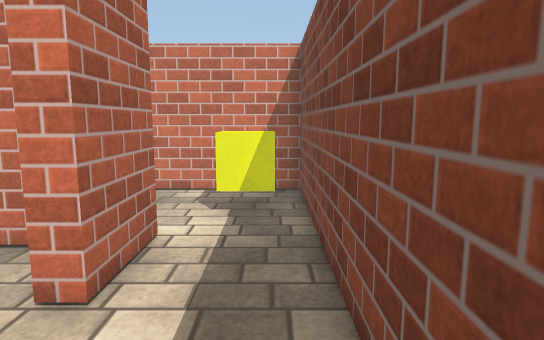
[1] (above)

18 first-person views from a walk through a scene from a Unity 3-D project. The camera is 1.3 m above the floor, tilts 8° down and sees 75° across. The floor is counted in squares, 0.5 m on a side. Each view is taken from the middle of a square. On the plan, view 1 faces up. The plan holds only what a view shows up to about 20 squares ahead; the rest is blank. The player character is not drawn. Surface patterns are stand-ins for the level's own textures.

[2]
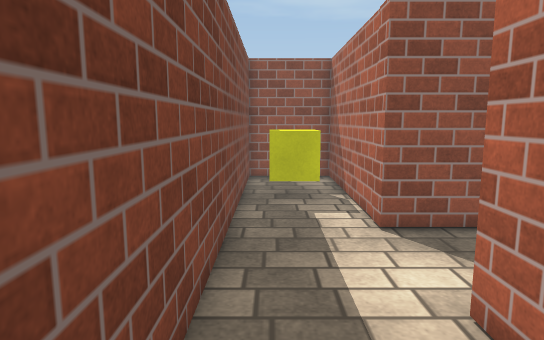

[3]
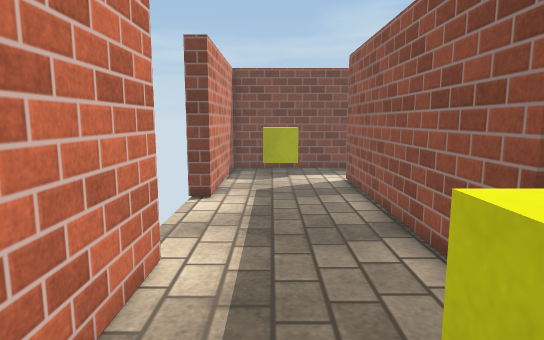

[4]
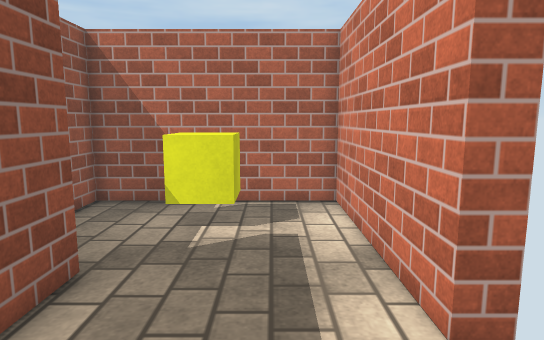

[5]
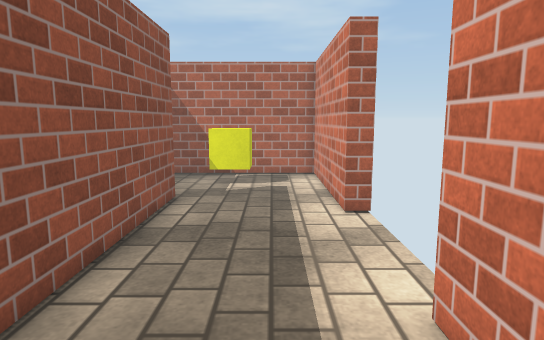

[6]
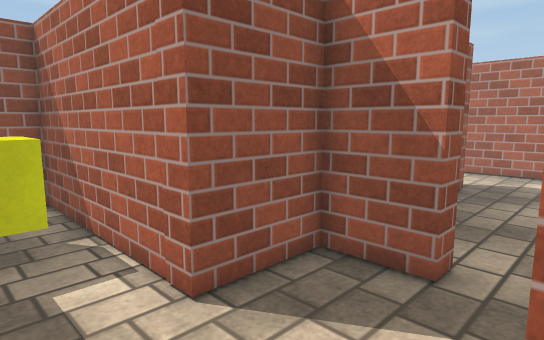

[7]
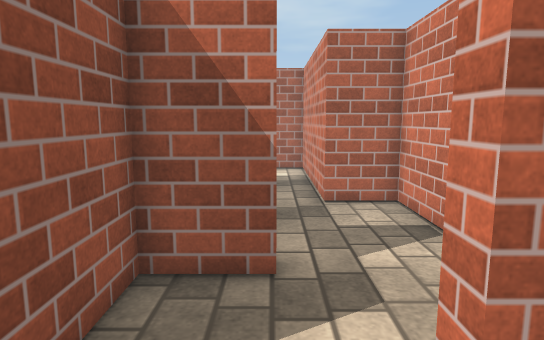

[8]
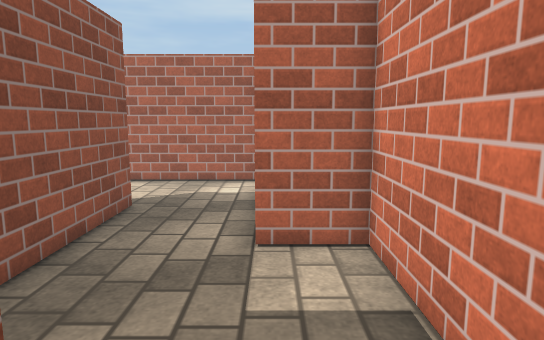

[9]
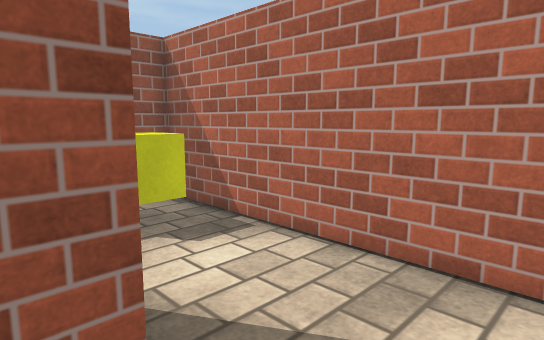

[10]
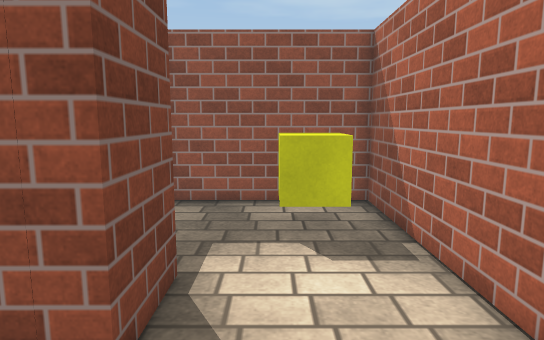

[11]
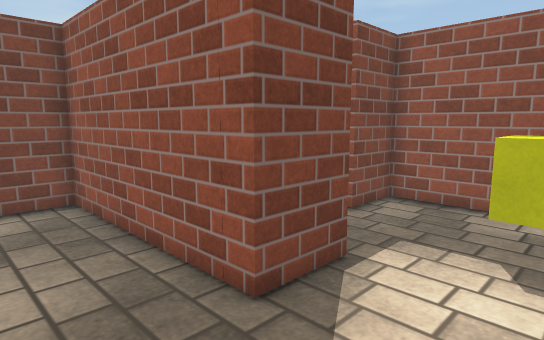

[12]
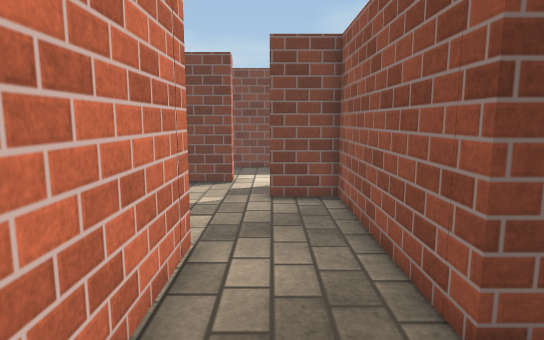

[13]
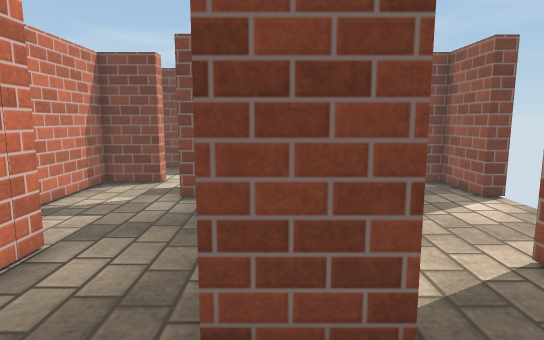

[14]
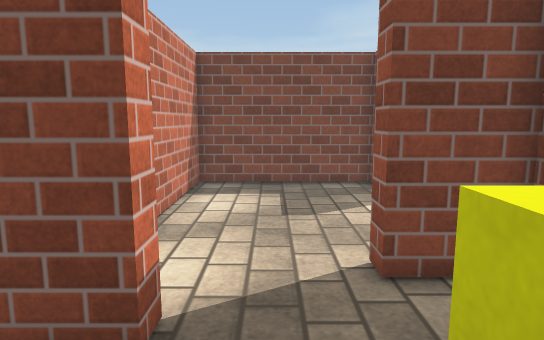

[15]
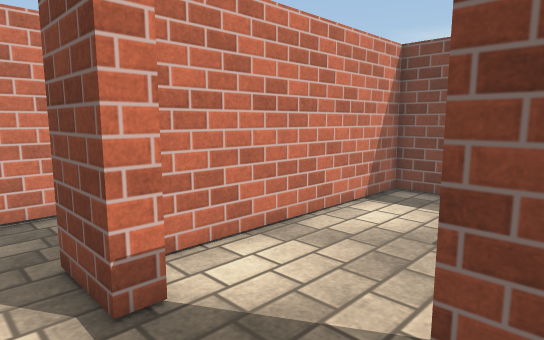

[16]
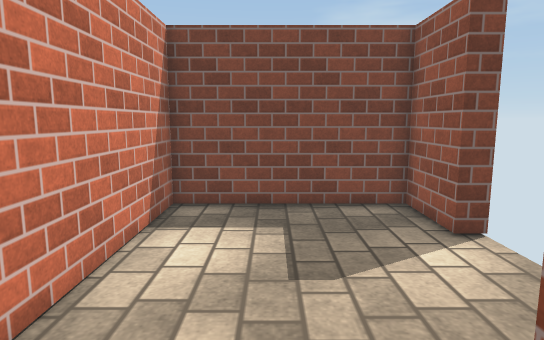

[17]
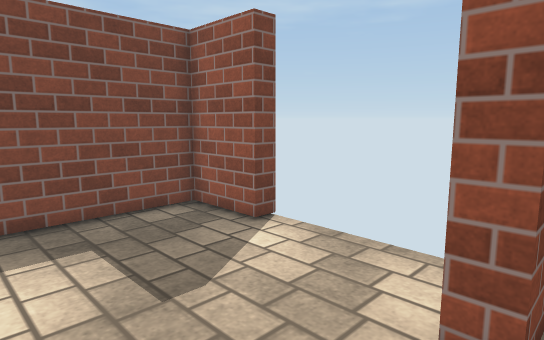

[18]
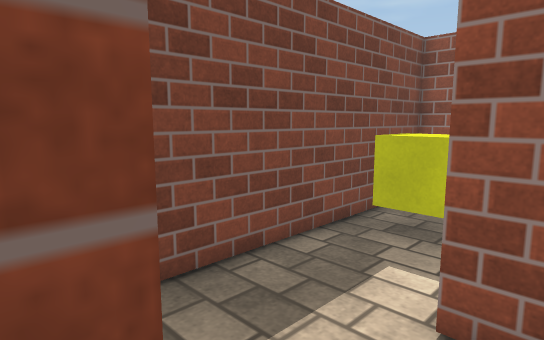

### Floor plan
Ten units are one square. View 1 is at (0, 0); x grows to the right and y downward. Boxes are objects, and circles mark ways between rooms. Rooms are numbered by the first view taken in them; rooms with no view inside come last. Other rooms are left out.
<svg viewBox="-196 -144 211 228">
<path fill="none" stroke="#000" d="M-118 -139 -118 -131 -191 -131 -191 -54 -178 -54M-138 -78 -26 -78 -26 -47 -34 -47M-36 -8 -26 -8 -26 71 10 71 10 -131 -64 -131 -64 -139M-64 -31 -56 -31 -56 -8 -36 -8M-34 -47 -34 -70 -66 -70M-136 16 -144 16 -144 -8 -64 -8 -64 -31M-66 -70 -110 -70 -110 -47 -191 -47 -191 71 -125 71 -125 48M-64 79 -64 71 -34 71 -34 0 -129 0M-125 48 -118 48"/>
<rect x="-185" y="-105" width="20" height="20" fill="#bbb"><title>yellow cube</title></rect>
<rect x="-15" y="25" width="20" height="20" fill="#bbb"><title>yellow cube</title></rect>
<rect x="-15" y="-115" width="20" height="20" fill="#bbb"><title>yellow cube</title></rect>
<rect x="-185" y="35" width="30" height="20" fill="#bbb"><title>yellow cube</title></rect>
<circle cx="-30" cy="-30" r="3" fill="#2a7"/>
<circle cx="-60" cy="-50" r="3" fill="#2a7"/>
<circle cx="-140" cy="30" r="3" fill="#2a7"/>
<text x="-70" y="-90">1</text>
<text x="-50" y="-40">2</text>
<text x="-150" y="-10">3</text>
<text x="-80" y="40">4</text>
</svg>
Room 1 opens to room 2. Room 2 opens to room 3. Room 3 opens to room 4.

Where each view was taken, in squares from view 1:
view 1: 0 up, 0 right, facing up
view 2: 9 up, 0 right, facing down
view 3: 11 up, 18 left, facing right
view 4: 11 up, 8 left, facing left
view 5: 11 up, 2 left, facing left
view 6: 5 up, 0 right, facing down-left
view 7: 3 up, 0 right, facing left
view 8: 5 up, 4 left, facing left
view 9: 4 up, 13 left, facing down-left
view 10: 4 up, 16 left, facing down
view 11: 4 up, 18 left, facing down-right
view 12: 3 up, 18 left, facing right
view 13: 0 up, 18 left, facing right
view 14: 3 down, 18 left, facing right
view 15: 6 down, 16 left, facing up-right
view 16: 3 down, 14 left, facing right
view 17: 1 down, 13 left, facing down-right
view 18: 5 up, 4 left, facing down-right
